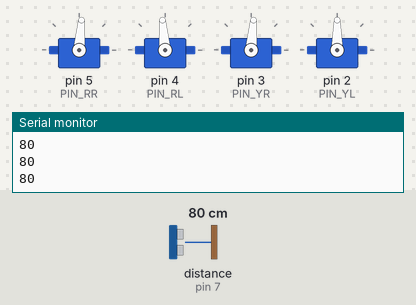
Bench run of a sketch on a simulated Arduino Uno, built with avr-gcc and run on an emulated ATmega328P. Shown: 4 × servo, the last lines printed to the serial monitor. Wiring (inferred from the names in the program): ultrasonic range finder: trigger pin 6; echo pin 7. Inputs (shaded band) come from the test bench; at power-on: distance to the obstacle (sensor on pin 7) 80 cm. The echo pulse lasts 58.3 µs per cm.

Above: at 1.2 s.
1.3 s: distance to the obstacle (sensor on pin 7) set to 62 cm
3.5 s: distance to the obstacle (sensor on pin 7) set to 56 cm
At 5.0 s:
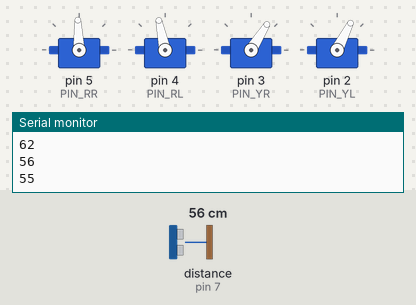
6.5 s: distance to the obstacle (sensor on pin 7) set to 2 cm
At 8.3 s:
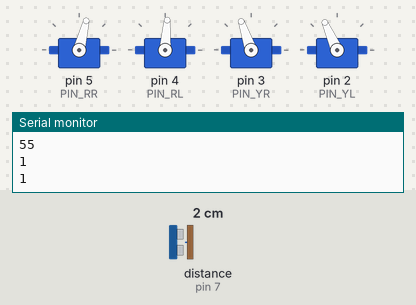
9.5 s: distance to the obstacle (sensor on pin 7) set to 9 cm
At 11.1 s:
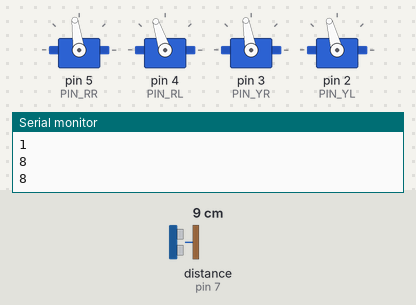
12.5 s: distance to the obstacle (sensor on pin 7) set to 13 cm
Timing chart, 0 to 15.0 s (numbered marks = the images above; inputs shaded):
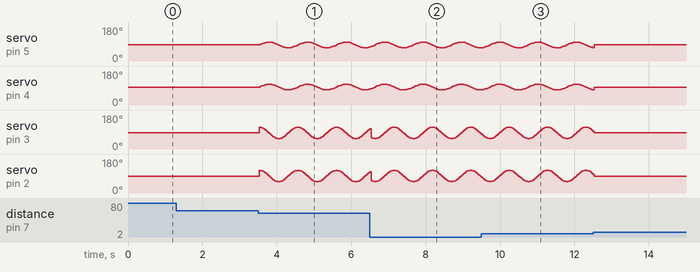

The sketch:

project_7_follow.ino
```cpp
#include <Servo.h>
#include <Oscillator.h>
#include <EEPROM.h>
#define N_SERVOS 4
//-- First step: Configure the pins where the servos are attached
/*
         ---------------
        |     O   O     |
        |---------------|
YR 3==> |               | <== YL 2
         ---------------
            ||     ||
            ||     ||
RR 5==>   -----   ------  <== RL 4
         |-----   ------|
*/
#define EEPROM_TRIM false

//调整开始舵机的角度 (注意：这里必须调整)
#define TRIM_RR (-5)  //right02
#define TRIM_RL 5  //left02
#define TRIM_YR (-5)  //right01
#define TRIM_YL 0  //left01

//舵机引脚
#define PIN_RR 5
#define PIN_RL 4
#define PIN_YR 3
#define PIN_YL 2
#define INTERVALTIME 10.0
Oscillator servo[N_SERVOS];

#include "SR04.h"
#define TRIG_PIN 6  //超声波发送引脚
#define ECHO_PIN 7  //超声波接收引脚
SR04 sr04 = SR04(ECHO_PIN,TRIG_PIN);
long a;
int i = 0;
int val = 0;

//各函数声明
void goingUp(int tempo);
void drunk (int tempo);
void noGravity(int tempo);
void kickLeft(int tempo);
void kickRight(int tempo);
void run(int steps, int T=500);
void walk(int steps, int T=1000);
void backyard(int steps, int T=3000);
void backyardSlow(int steps, int T=5000);
void turnLeft(int steps, int T=3000);
void turnRight(int steps, int T=3000);
void moonWalkLeft(int steps, int T=1000);
void moonWalkRight(int steps, int T=1000);
void crusaito(int steps, int T=1000);
void swing(int steps, int T=1000);
void upDown(int steps, int T=1000);
void flapping(int steps, int T=1000);

int t=495;
double pause=0;

volatile int distance;  //整数变量，用于存放超声波传感器接收到的距离值

//机器人停止
void Stop()
{
  for(int i=0;i<4;i++) servo[i].SetPosition(90);
}

//机器人后退
 void backyard(int steps, int T)
{
  int A[4]= {15, 15, 30, 30};
  int O[4] = {0, 0, 0, 0};
  double phase_diff[4] = {DEG2RAD(0), DEG2RAD(0), DEG2RAD(-90), DEG2RAD(-90)};
  for(int i=0;i<steps;i++)oscillate(A,O, T, phase_diff);
}

//机器人前进
 void walk(int steps, int T)
{
  int A[4]= {15, 15, 30, 30};
  int O[4] = {0, 0, 0, 0};
  double phase_diff[4] = {DEG2RAD(0), DEG2RAD(0), DEG2RAD(90), DEG2RAD(90)};
  for(int i=0;i<steps;i++)oscillate(A,O, T, phase_diff);
}

void oscillate(int A[N_SERVOS], int O[N_SERVOS], int T, double phase_diff[N_SERVOS]){
  for (int i=0; i<4; i++) {
    servo[i].SetO(O[i]);
    servo[i].SetA(A[i]);
    servo[i].SetT(T);
    servo[i].SetPh(phase_diff[i]);
  }
  double ref=millis();
   for (double x=ref; x<T+ref; x=millis()){
     for (int i=0; i<4; i++){
        servo[i].refresh();
     }
  }
}

unsigned long final_time;
unsigned long interval_time;
int oneTime;
int iteration;
float increment[N_SERVOS];
int oldPosition[]={90,90,90,90};

void moveNServos(int time, int  newPosition[]){
  for(int i=0;i<N_SERVOS;i++) increment[i] = ((newPosition[i])-oldPosition[i])/(time/INTERVALTIME);
  final_time =  millis() + time;
  iteration = 1;
  while(millis() < final_time){ //Javi del futuro cambia esto
      interval_time = millis()+INTERVALTIME;
      oneTime=0;
      while(millis()<interval_time){
          if(oneTime<1){
              for(int i=0;i<N_SERVOS;i++){
                  servo[i].SetPosition(oldPosition[i] + (iteration * increment[i]));
              }
              iteration++;
              oneTime++;
          }
      }
  }

  for(int i=0;i<N_SERVOS;i++){
    oldPosition[i] = newPosition[i];
  }
}

float checkdistance() {  //测距函数
  // 产生一个10us的高脉冲去触发TrigPin
  digitalWrite(6, LOW);  //设置引脚6的输出电压为低电平
  delayMicroseconds(2);  //延迟2微秒
  digitalWrite(6, HIGH);  //设置引脚6的输出电压为高电平
  delayMicroseconds(10);  //延迟10微秒
  digitalWrite(6, LOW);  //设置引脚6的输出电压为低电平
  // 检测脉冲宽度，并计算出距离
  float distance = pulseIn(7, HIGH) / 58.00; // 读取引脚7上的高电平脉冲，最大脉冲时间除以58.00，并且把结果以浮动值形式赋值给distance变量
  delay(10);  // 延迟10毫秒
  return distance;  //返回距离值
}

void setup(){
  distance = 0;
  Serial.begin(9600);
  Serial.begin(9600);
  servo[0].attach(PIN_RR);
  servo[1].attach(PIN_RL);
  servo[2].attach(PIN_YR);
  servo[3].attach(PIN_YL);
  int trim;
  if(EEPROM_TRIM){
    for(int x=0;x<4;x++){
      trim=EEPROM.read(x);
      if(trim>128)trim=trim-256;
      Serial.print("TRIM ");
      Serial.print(x);
      Serial.print(" en ");
      Serial.println(trim);
      servo[x].SetTrim(trim);
    }
  }
  else{
    servo[0].SetTrim(TRIM_RR);
    servo[1].SetTrim(TRIM_RL);
    servo[2].SetTrim(TRIM_YR);
    servo[3].SetTrim(TRIM_YL);
  }
  for(int i=0;i<4;i++) servo[i].SetPosition(90);
  pinMode(6, OUTPUT);   //将数字引脚6初始化为输出模式，接超声波传感器的Trig
  pinMode(7, INPUT);    //将数字引脚7初始化为输入模式，接超声波传感器的Echo
  Serial.begin(9600);   //打开串行端口，将数据传输速率设置为9600bps
}

void loop(){
  distance = checkdistance();  //将checkdistance()值赋给于变量distance
  Serial.println(distance);  //通过串口换行输出checkdistance()值
  if (distance > 20 && distance < 60) {  //如果条件distance > 20且distance < 60成立时
    walk(1,2*t);  //以2*t的速度前进1步

  } else if (distance > 10 && distance <= 20) {  //否则如果条件distance > 10且distance <= 20成立时
    Stop();      //停止
  } else if (distance <= 10) {  //否则如果条件distance <= 10 成立时
    backyard(1,2*t);  //以2*t的速度后退1步
  } else {  //否则以上条件都未成立时
    Stop();  //停止

  }

}
```

Measured:
- the behaviour switches between 60 and 59 cm on distance to the obstacle (sensor on pin 7) (found by bisection; images 0 and 1)
